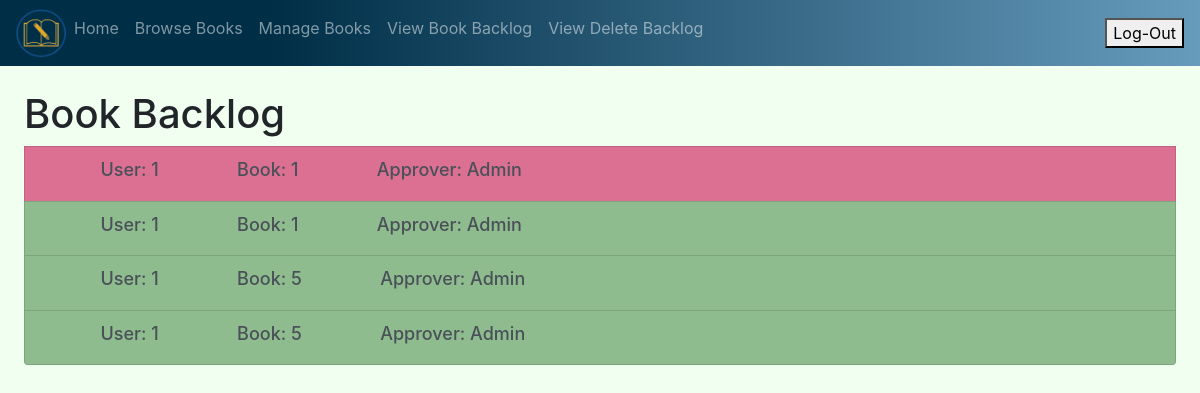
/view_book_backlog (signed in), run on the app's committed database.
### app/models.py (models this page shows)
class CheckoutApproval(db.Model):
    id = db.Column(db.Integer, primary_key=True)
    user_id = db.Column(db.Integer, db.ForeignKey('user.id'), nullable=False)
    book_id = db.Column(db.Integer, db.ForeignKey('book.id'), nullable=False)
    approver = db.Column(db.String(50), default="n/a")
    decision = db.Column(db.String(25), default="Pending")

### app/routes.py (the view, shortened to what this page needs)
@myapp_obj.route('/view_book_backlog', methods=['GET', 'POST'])
def book_backlog():
    user_permissions = Permissions.query.filter_by(role=current_user.role).first()
    can_view_book_backlog = user_permissions.can_view_book_backlog
    can_view_accounts = user_permissions.can_view_accounts
    can_request_checkout = user_permissions.can_request_checkout
    can_approve_checkout = user_permissions.can_approve_checkout
    can_modify_catalog = user_permissions.can_modify_catalog
    can_modify_accounts = user_permissions.can_modify_accounts
    backlog_count = CheckoutApproval.query.count()
    checkout_backlog = CheckoutApproval.query.all()
    return render_template('view_book_backlog.html', title='Book Backlog', can_view_accounts=can_view_accounts,
                            can_view_book_backlog=can_view_book_backlog, backlog=checkout_backlog, count=backlog_count)

### app/models.py (called while the page is built)
@login_manager.user_loader
def load_user(user_id):
    return User.query.get(int(user_id))

### app/templates/view_book_backlog.html (shortened to what this page needs)
<!doctype html>
<html lang="en">
  <head>
    <link rel="stylesheet" href="https://cdn.jsdelivr.net/npm/bootstrap@4.3.1/dist/css/bootstrap.min.css">
    <link href="{{url_for('static', filename='style.css')}}" rel="stylesheet">
  </head>
  <body>
   <nav class="navbar navbar-expand-lg navbar-dark" style="background: linear-gradient(90deg, hsla(201, 100%, 14%, 1) 23%, hsla(203, 39%, 57%, 1) 100%);">
    <div class="collapse navbar-collapse" id="navbarNav">
      <ul class="navbar-nav">
        <img src = "static/img.png" class = "logo" width="50px">
        <li class="nav-item">
          <a class="nav-link" href="/home">Home <span class="sr-only">(current)</span></a>
        </li>
        <li class="nav-item">
            <a class="nav-link" href="/browse_books">Browse Books<span class="sr-only">(current)</span></a>
        </li>
        <li class="nav-item">
          <a class="nav-link" href="/manage_books">Manage Books<span class="sr-only">(current)</span></a>
        </li>
        {% if can_view_book_backlog == True %}
          <li class="nav-item">
            <a class="nav-link" href="/view_book_backlog">View Book Backlog<span class="sr-only">(current)</span></a>
          </li>
        {% endif %}
        {% if can_view_accounts == True %}
        <li class="nav-item">
          <a class="nav-link" href="/view_delete_backlog">View Delete Backlog<span class="sr-only">(current)</span></a>
        </li>
        {% endif %}
      </ul>
    </div>
    <form method="post" action="/home">
      <button type="submit" value="Log-Out" name="logOut">Log-Out</button>
    </form>
</nav>
<div class ="background-home">
    <div class="list_books">
    <h1>Book Backlog</h1>
        {%if count > 0%}
            {%for request in backlog%}
                        {%if request.decision == "Pending"%}
                          <div class="list-group-item list-group-item-action" aria-current="true">
                            <div class="d-flex w-100">
                              <h5>User: {{request.user_id}} &emsp;</h5>
                              <h5>Book: {{request.book_id}} &emsp;</h5>
                              <form method="post" action="/view_book_backlog">
                                  <button type="submit" value="{{request.id}},{{request.user_id}},{{request.book_id}}" name="approve">Approve</button>
                                  <button type="submit" value="{{request.id}},{{request.user_id}},{{request.book_id}}" name="deny">Deny</button>
                              </form>
                            </div>
                          </div>
                        {%elif request.decision == "Approved"%}
                        <div class="list-group-item list-group-item-action" aria-current="true" style="background-color:darkseagreen">
                          <div class="d-flex w-100">
                            <h5>User: {{request.user_id}} &emsp;</h5>
                            <h5>Book: {{request.book_id}} &emsp;</h5>
                            <h5>Approver: {{request.approver}} &emsp;</h5>
                          </div>
                        </div>
                        {%elif request.decision == "Denied"%}
                        <div class="list-group-item list-group-item-action" aria-current="true" style="background-color:palevioletred">
                          <div class="d-flex w-100">
                            <h5>User: {{request.user_id}} &emsp;</h5>
                            <h5>Book: {{request.book_id}} &emsp;</h5>
                            <h5>Approver: {{request.approver}} &emsp;</h5>
                          </div>
                        </div>
                        {%endif%}
          {%endfor%}
        {%endif%}
    </div>
</div>
  </body>
</html>

### app/static/style.css (style rules this page uses)
.list_books { padding-top:2%; margin-left:2%; margin-right:2%; }
h5 { padding-left: 5%; font-size:18px; }
body { background-color:honeydew; }

### data on the page
CheckoutApproval: user_id "1", book_id "1", approver "Admin"
CheckoutApproval: user_id "1", book_id "1", approver "Admin"
CheckoutApproval: user_id "1", book_id "5", approver "Admin"
CheckoutApproval: user_id "1", book_id "5", approver "Admin"
